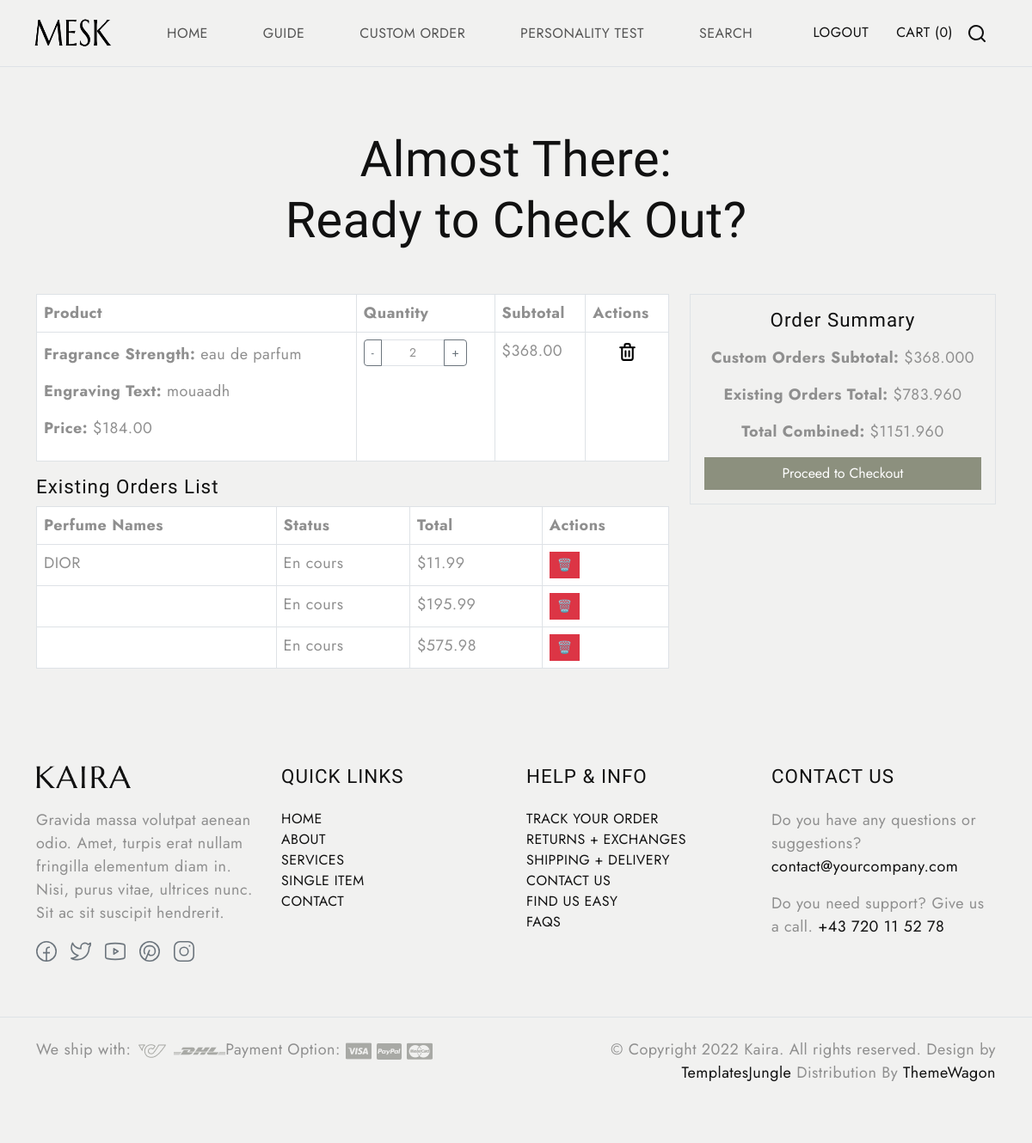
/cart/ (signed in), run on an earlier commit of the app's database.
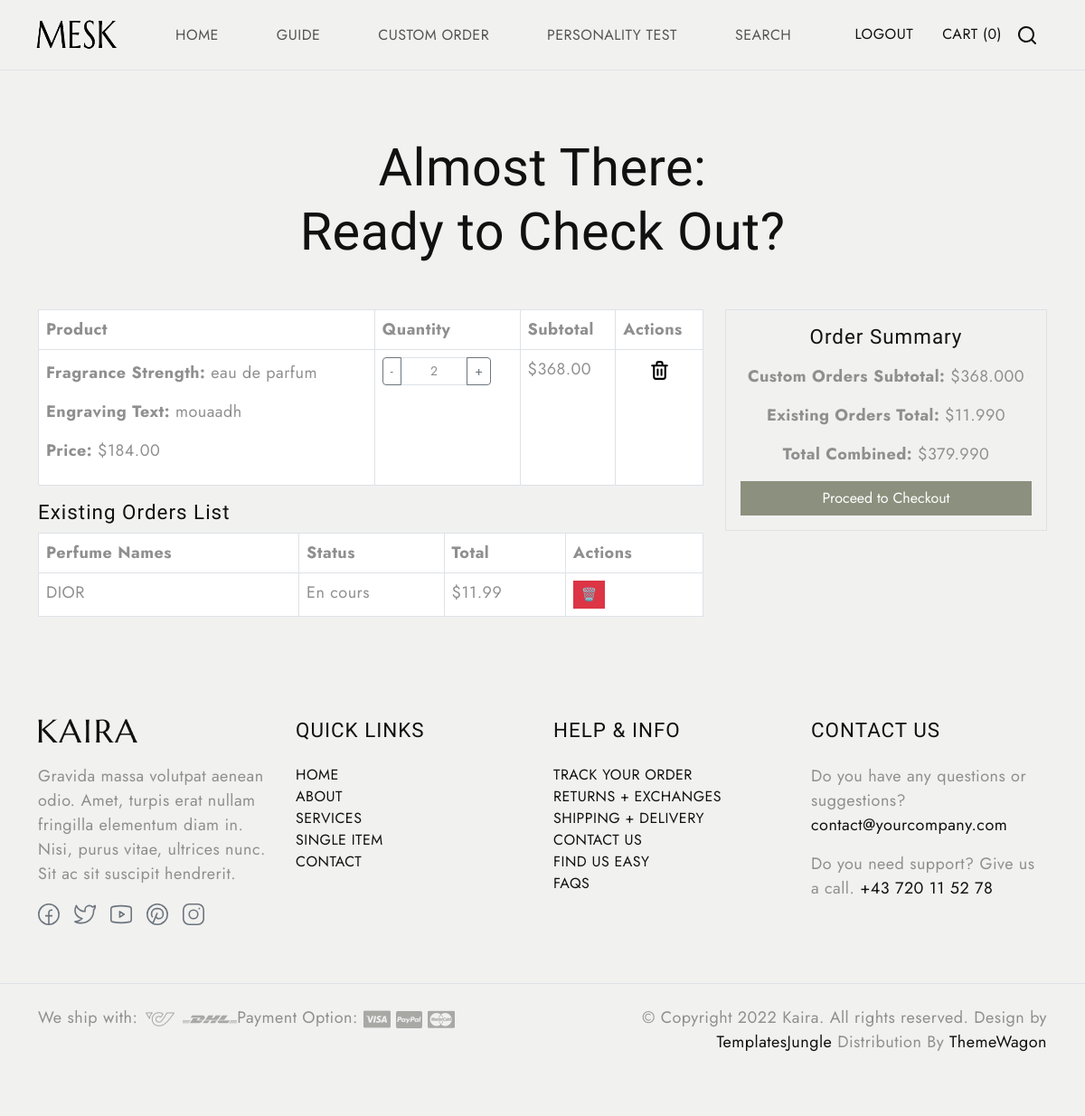
And on a later commit of the database.
### panier/models.py (models this page shows, shortened)
class CartItem(models.Model):
    cart = models.ForeignKey(Cart, related_name='items', on_delete=models.CASCADE)
    custom_order = models.ForeignKey('commande_perso.CustomOrder', on_delete=models.CASCADE)
    quantity = models.PositiveIntegerField(default=1)
    def get_subtotal(self):
        return self.custom_order.total_amount * self.quantity  # Calcul du sous-total

### commande_perso/models.py (models this page shows, shortened)
class CustomOrder(models.Model):
    STATUS_CHOICES = [
        ('IN_PROGRESS', 'In Progress'),
        ('COMPLETED', 'Completed'),
        ('CANCELLED', 'Cancelled'),
    ]
    client = models.ForeignKey(settings.AUTH_USER_MODEL, on_delete=models.CASCADE, null=True)  # Rendre le champ nullable
    total_amount = models.DecimalField(max_digits=10, decimal_places=2, null=True)  # Rendre le champ nullable
    order_date = models.DateTimeField(default=timezone.now)  # Valeur par défaut ajoutée
    order_status = models.CharField(max_length=20, choices=STATUS_CHOICES, default='IN_PROGRESS')  # Valeur par défaut
    base_notes = models.CharField(max_length=100, blank=True, null=True)  # Ajout du champ base_notes
    middle_notes = models.CharField(max_length=50, blank=True, null=True)  # Notes de cœur, rendues optionnelles
    top_notes = models.CharField(max_length=50, blank=True, null=True)  # Notes de tête, rendues optionnelles
    fragrance_strength = models.CharField(max_length=50, blank=True, null=True)  # Force du parfum, rendue optionnelle
    number_of_bottles = models.PositiveIntegerField(default=1)  # Nombre de bouteilles
    engraving_text = models.CharField(max_length=100, blank=True, null=True)  # Texte d'engravement
    fragrance_choice = models.CharField(max_length=100, blank=True, null=True)  # Choix de la fragrance
    additional_notes = models.TextField(blank=True, null=True)  # Notes supplémentaires
    customization_options = models.ManyToManyField(CustomizationOption)

### payment/models.py (models this page shows, shortened)
class CommandeArticle(models.Model):
    commande = models.ForeignKey(Commande, on_delete=models.CASCADE)
    parfum = models.ForeignKey(Perfume, on_delete=models.CASCADE)
    quantite = models.PositiveIntegerField(default=1)

class Commande(models.Model):
    client = models.ForeignKey(User, on_delete=models.CASCADE)  # Relation avec User
    articles = models.ManyToManyField(Perfume, through='CommandeArticle')  # Relation ManyToMany avec un modèle intermédiaire
    total = models.DecimalField(max_digits=10, decimal_places=2, default=0.00)
    STATUT_CHOICES = [
        ('en_cours', 'En cours'),
        ('terminee', 'Terminée'),
        ('annulee', 'Annulée'),
    ]
    statut = models.CharField(max_length=20, choices=STATUT_CHOICES, default='en_cours')

### perfumes/models.py (models this page shows, shortened)
class Perfume(models.Model):
    nom = models.CharField(max_length=100)  # Nom du parfum
    marque = models.CharField(max_length=100)  # Marque du parfum
    type = models.CharField(max_length=100)  # Type de parfum (e.g., Eau de Parfum)
    contenance = models.CharField(max_length=100)  # Contenance (e.g., 100ml)
    prix = models.DecimalField(max_digits=10, decimal_places=2)  # Prix du parfum
    disponibilite = models.BooleanField(default=True)  # Disponibilité du produit
    quantite = models.PositiveIntegerField()  # Quantité disponible
    image = models.ImageField(upload_to='perfume_images/')  # Image du produit
    notes_de_tete = models.TextField(blank=True, null=True)  # Notes de tête (e.g., Fruity, Floral)
    notes_de_coeur = models.TextField(blank=True, null=True)  # Notes de cœur (e.g., Floral, Spicy)
    notes_de_fond = models.TextField(blank=True, null=True)  # Notes de fond (e.g., Musky, Woody)
    ingredients = models.TextField()  # Liste des ingrédients (e.g., Alcohol, Water)
    utilisation = models.TextField(blank=True, null=True)  # Instructions d'utilisation
    details_de_fabrication = models.CharField(max_length=255, blank=True, null=True)  # Détails de fabrication
    code_barres = models.CharField(max_length=13, blank=True, null=True)  # Numéro de code-barres
    avertissements = models.TextField(blank=True, null=True)  # Avertissements et précautions
    design = models.CharField(max_length=255, blank=True, null=True)  # Détails du design (e.g., Vintage bottle)
    forme = models.CharField(max_length=100, blank=True, null=True)  # Forme de la bouteille (e.g., rectangulaire)
    couleur = models.CharField(max_length=100, blank=True, null=True)  # Couleur de la bouteille et de l'emballage
    description_forme_couleur = models.TextField(blank=True, null=True)  # Description de la forme et de la couleur

### panier/views.py (the view)
# urls.py: path('', views.cart_list, name='cart_view'),
@login_required
def cart_list(request):
    try:
        cart = Cart.objects.get(user=request.user)
        cart_items = cart.items.all()
    except Cart.DoesNotExist:
        cart_items = []
    items_with_subtotals = []
    for item in cart_items:
        subtotal = item.get_subtotal()
        items_with_subtotals.append({
            'item': item,
            'subtotal': subtotal
        })
    cart_total = sum(item['subtotal'] for item in items_with_subtotals)
    commandes = Commande.objects.filter(client=request.user)
    commandes_total = commandes.aggregate(total=Sum('total'))['total'] or 0.00
    total_general = cart_total + commandes_total
    context = {
        'cart_items': items_with_subtotals,
        'cart_total': cart_total,
        'commandes': commandes,
        'commandes_total': commandes_total,
        'total_general': total_general,
    }
    return render(request, 'panier.html', context)

### panier/templates/panier.html (shortened to what the changed rows need)
{% load static %}
<!DOCTYPE html>
<html lang="en">
<head>
  <link href="https://cdn.jsdelivr.net/npm/bootstrap@5.3.0-alpha3/dist/css/bootstrap.min.css" rel="stylesheet"
>
  <link rel="stylesheet" type="text/css" href="{% static 'css/vendor.css' %}">
  <link rel="stylesheet" href="https://cdn.jsdelivr.net/npm/swiper@9/swiper-bundle.min.css" />
  <link rel="stylesheet" type="text/css" href="{% static 'style.css' %}">
</head>
<body class="homepage">
  <section id="perfume-billboard" class="bg-light py-5">
    <div class="container">
        <div class="row justify-content-center">
            <h2 class="section-title text-center mt-4">
                Almost There:<br>
                Ready to Check Out?
            </h2>
        </div>
    </div>
    <section >
      <div class="container">
          <div class="row mt-4">
              <div class="col-lg-8">
                  <div class="cart">
                      {% if cart_items %}
                          <table class="table table-bordered">
                              <thead>
                                  <tr>
                                      <th scope="col">Product</th>
                                      <th scope="col">Quantity</th>
                                      <th scope="col">Subtotal</th>
                                      <th scope="col">Actions</th>
                                  </tr>
                              </thead>
                              <tbody>
                                  {% for item in cart_items %}
                                      <tr data-item-id="{{ item.item.id }}">
                                          <td>
                                              <p><strong>Fragrance Strength:</strong> {{ item.item.custom_order.fragrance_strength }}</p>
                                              <p><strong>Engraving Text:</strong> {{ item.item.custom_order.engraving_text }}</p>
                                              <p><strong>Price:</strong> ${{ item.item.custom_order.total_amount }}</p>
                                          </td>
                                          <td>
                                              <div class="input-group input-group-sm" style="max-width: 120px;">
                                                  <button class="btn btn-outline-secondary btn-sm decrease-quantity" data-item-id="{{ item.item.id }}">-</button>
                                                  <input type="text" class="form-control text-center quantity-input" value="{{ item.item.quantity }}" readonly data-item-id="{{ item.item.id }}">
                                                  <button class="btn btn-outline-secondary btn-sm increase-quantity" data-item-id="{{ item.item.id }}">+</button>
                                              </div>
                                          </td>
                                          <td class="subtotal">${{ item.subtotal }}</td>
                                          <td class="text-center">
                                              <svg class="icon trash-icon" width="25" height="25" style="color: black; cursor: pointer;" data-item-id="{{ item.item.id }}">
                                                  <use href="#trash"></use>
                                              </svg>
                                          </td>
                                      </tr>
                                  {% endfor %}
                              </tbody>
                          </table>
                      {% else %}
                          <p>Your cart is empty.</p>
                      {% endif %}
                      {% if commandes %}
                          <table class="table table-bordered">
                              <thead>
                                  <tr>
                                      <th scope="col">Perfume Names</th>
                                      <th scope="col">Status</th>
                                      <th scope="col">Total</th>
                                      <th scope="col">Actions</th>
                                  </tr>
                              </thead>
                              <tbody>
                                  {% for commande in commandes %}
                                      <tr>
                                          <td>
                                              {% for article in commande.commandearticle_set.all %}
                                                  {{ article.parfum.nom }}{% if not forloop.last %}, {% endif %}
                                              {% endfor %}
                                          </td>
                                          <td>{{ commande.get_statut_display }}</td>
                                          <td>${{ commande.total }}</td>
                                          <td>
                                              <form action="{% url 'delete_commande' commande.id %}" method="POST" style="display: inline;" onsubmit="return confirm('Êtes-vous sûr de vouloir supprimer cette commande ?');">
                                                  <button type="submit" class="btn btn-danger btn-sm">🗑️</button>
                                              </form>
                                          </td>
                                      </tr>
                                  {% endfor %}
                              </tbody>
                          </table>
                      {% else %}
                          <p>No existing orders.</p>
                      {% endif %}
                  </div>
              </div>
              <div class="col-lg-4">
                <div class="cart-summary border p-3 text-center">
                    <p><strong>Existing Orders Total:</strong> $<span class="orders-total">{{ commandes_total|floatformat:3 }}</span></p>
                    <p><strong>Total Combined:</strong> $<span class="total-general">{{ total_general|floatformat:3 }}</span></p>
                </div>
            </div>
  </section>
</body>
</html>

What changed in the data, as far as the page shows it:
removed Commande: statut "En cours", total "195.99"
removed Commande: statut "En cours", total "575.98"
Also different on the page:
{{ commandes_total|floatformat:3 }}: "783.960" → "11.990"
{{ total_general|floatformat:3 }}: "1151.960" → "379.990"
